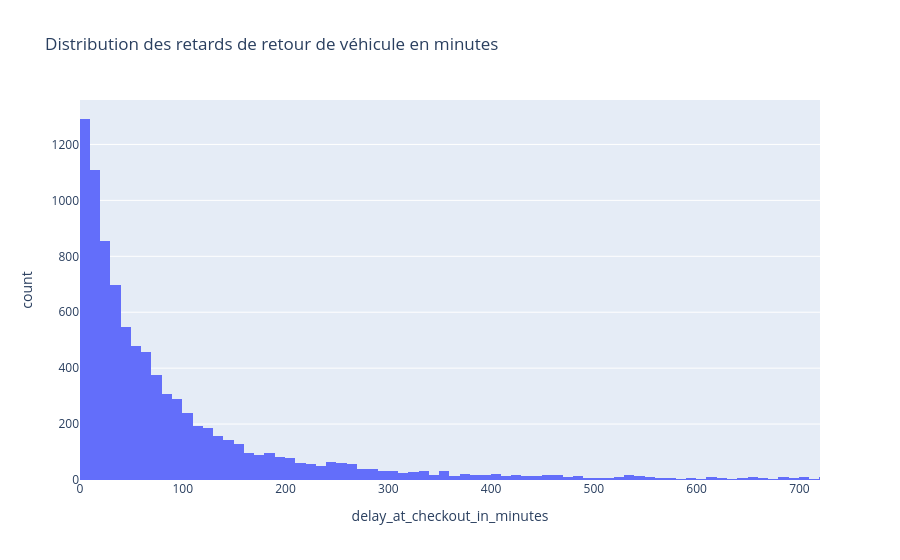

The code cell stored with this chart in its notebook:
### Code cell
anomaly_late_rental = delays_df[delays_df["delay_at_checkout_in_minutes"]>0.0]
px.histogram(anomaly_late_rental, x="delay_at_checkout_in_minutes",nbins=10000, range_x=[0, 12*60], title="Distribution des retards de retour de véhicule en minutes")

### Figure 1 — Plotly figure (JSON) as saved in the notebook; plotly's stock layout.template omitted (floating-point values rounded to 4 significant figures; data arrays with more than 128 entries replaced by an {"elided": "..."} marker saying what was removed)
{"data": [{"bingroup": "x", "hovertemplate": "delay_at_checkout_in_minutes=%{x}<br>count=%{y}<extra></extra>", "legendgroup": "", "marker": {"color": "#636efa", "pattern": {"shape": ""}}, "name": "", "nbinsx": 10000, "orientation": "v", "showlegend": false, "type": "histogram", "x": {"elided": "9404 float values"}, "xaxis": "x", "yaxis": "y"}], "layout": {"barmode": "relative", "legend": {"tracegroupgap": 0}, "title": {"text": "Distribution des retards de retour de véhicule en minutes"}, "xaxis": {"anchor": "y", "domain": [0, 1], "range": [0, 720], "title": {"text": "delay_at_checkout_in_minutes"}}, "yaxis": {"anchor": "x", "domain": [0, 1], "title": {"text": "count"}}}}
